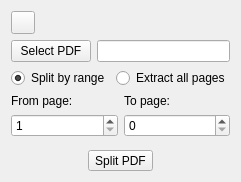
<?xml version="1.0" encoding="UTF-8"?>
<ui version="4.0">
 <class>SplitPage</class>
 <widget class="QWidget" name="SplitPage">
  <layout class="QVBoxLayout" name="verticalLayout">
   <item>
    <widget class="QToolButton" name="tbtn_return">
     <property name="toolTip">
      <string>Return</string>
     </property>
     <property name="icon">
      <iconset theme="go-previous"/>
     </property>
     <property name="shortcut">
      <string notr="true">Esc</string>
     </property>
    </widget>
   </item>
   <item>
    <layout class="QHBoxLayout" name="horizontalLayout_0">
     <item>
      <widget class="QPushButton" name="btn_selectFile">
       <property name="text">
        <string>Select PDF</string>
       </property>
      </widget>
     </item>
     <item>
      <widget class="QLineEdit" name="ln_file"/>
     </item>
    </layout>
   </item>
   <item>
    <layout class="QHBoxLayout" name="horizontalLayout_1">
     <item alignment="Qt::AlignRight">
      <widget class="QRadioButton" name="rbtn_splitRange">
       <property name="text">
        <string>Split by range</string>
       </property>
       <property name="checked">
        <bool>true</bool>
       </property>
      </widget>
     </item>
     <item alignment="Qt::AlignLeft">
      <widget class="QRadioButton" name="rbtn_extractAll">
       <property name="text">
        <string>Extract all pages</string>
       </property>
      </widget>
     </item>
    </layout>
   </item>
   <item>
    <layout class="QHBoxLayout" name="horizontalLayout_2">
     <item>
      <layout class="QVBoxLayout" name="verticalLayout_3">
       <item>
        <widget class="QLabel" name="label">
         <property name="text">
          <string>From page:</string>
         </property>
        </widget>
       </item>
       <item>
        <widget class="QSpinBox" name="spinBox_fistPage">
         <property name="minimum">
          <number>1</number>
         </property>
         <property name="maximum">
          <number>999999999</number>
         </property>
        </widget>
       </item>
      </layout>
     </item>
     <item>
      <layout class="QVBoxLayout" name="verticalLayout_8">
       <item>
        <widget class="QLabel" name="label_2">
         <property name="text">
          <string>To page:</string>
         </property>
        </widget>
       </item>
       <item>
        <widget class="QSpinBox" name="spinBox_lastPage">
         <property name="maximum">
          <number>999999999</number>
         </property>
        </widget>
       </item>
      </layout>
     </item>
    </layout>
   </item>
   <item>
    <spacer name="verticalSpacer">
     <property name="orientation">
      <enum>Qt::Vertical</enum>
     </property>
     <property name="sizeType">
      <enum>QSizePolicy::Expanding</enum>
     </property>
    </spacer>
   </item>
   <item alignment="Qt::AlignHCenter">
    <widget class="QToolButton" name="tbtn_pdfSplit">
     <property name="text">
      <string>Split PDF</string>
     </property>
     <property name="class" stdset="0">
      <string>icon32</string>
     </property>
     <property name="toolButtonStyle">
      <enum>Qt::ToolButtonTextUnderIcon</enum>
     </property>
     <property name="icon">
      <iconset theme="edit-cut"/>
     </property>
    </widget>
   </item>
  </layout>
 </widget>
 <resources/>
 <connections/>
</ui>
